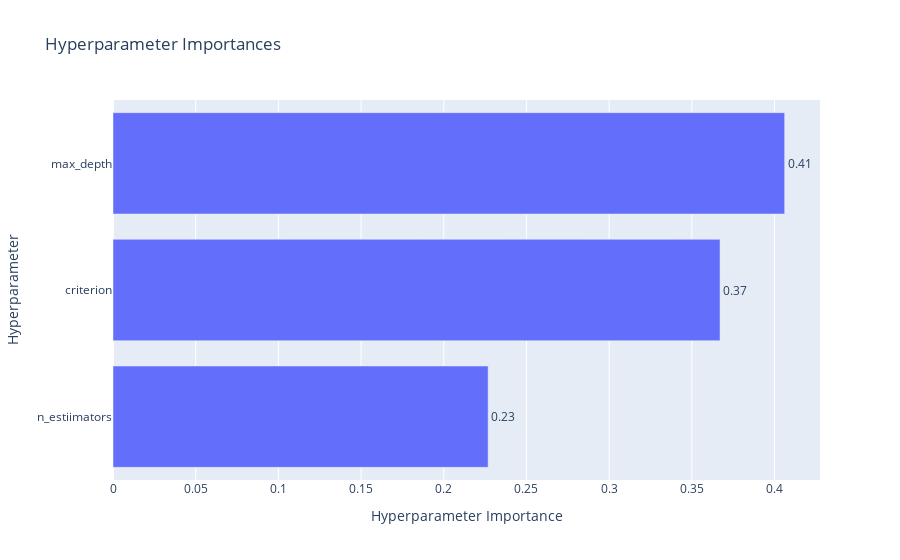

The notebook cell this image was saved under:
### Code cell
optuna.visualization.plot_param_importances(study)

### Figure 1 — Plotly figure (JSON) as saved in the notebook; plotly's stock layout.template omitted (floating-point values rounded to 4 significant figures)
{"data": [{"cliponaxis": false, "hovertemplate": ["n_estiimators (IntDistribution): 0.22682685549309087<extra></extra>", "criterion (CategoricalDistribution): 0.3670489462647241<extra></extra>", "max_depth (IntDistribution): 0.40612419824218504<extra></extra>"], "name": "Objective Value", "orientation": "h", "text": ["0.23", "0.37", "0.41"], "textposition": "outside", "type": "bar", "x": [0.2268, 0.367, 0.4061], "y": ["n_estiimators", "criterion", "max_depth"]}], "layout": {"title": {"text": "Hyperparameter Importances"}, "xaxis": {"title": {"text": "Hyperparameter Importance"}}, "yaxis": {"title": {"text": "Hyperparameter"}}}}
